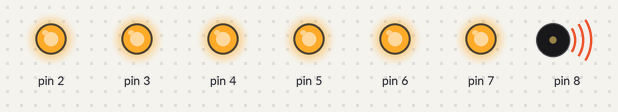
A sketch run on a simulated Arduino Uno, built with avr-gcc and run on an emulated ATmega328P. Parts: output pins drawn as LEDs (lit = HIGH), buzzer (waves = sounding).

Above: at 0.15 s.
At 2.75 s:
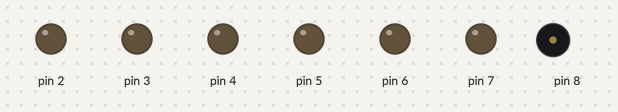
Timing chart, 0 to 3.0 s (numbered marks = the images above):
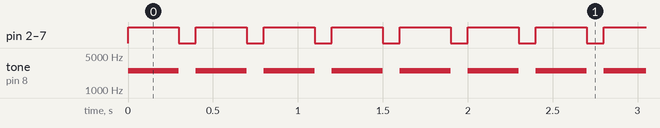

The sketch:

newBoardLedTest.ino
```cpp
void setup() {
  // put your setup code here, to run once:
pinMode(2,OUTPUT);
pinMode(3,OUTPUT);
pinMode(4,OUTPUT);

pinMode(5,OUTPUT);
pinMode(6,OUTPUT);
pinMode(7,OUTPUT);
}

void loop() {
  // put your main code here, to run repeatedly:
tone(8,2500,300);
digitalWrite(2,HIGH);
digitalWrite(3,HIGH);
digitalWrite(4,HIGH);

digitalWrite(5,HIGH);
digitalWrite(6,HIGH);
digitalWrite(7,HIGH);
delay(300);
digitalWrite(2,LOW);
digitalWrite(3,LOW);
digitalWrite(4,LOW);

digitalWrite(5,LOW);
digitalWrite(6,LOW);
digitalWrite(7,LOW);
delay(100);
}
```

Measured:
- by itself, pin 2–7: alternates HIGH for 0.30 s and LOW for 0.10 s
- by itself, tone on pin 8: alternates 2500 Hz for 0.30 s and silent for 0.10 s
